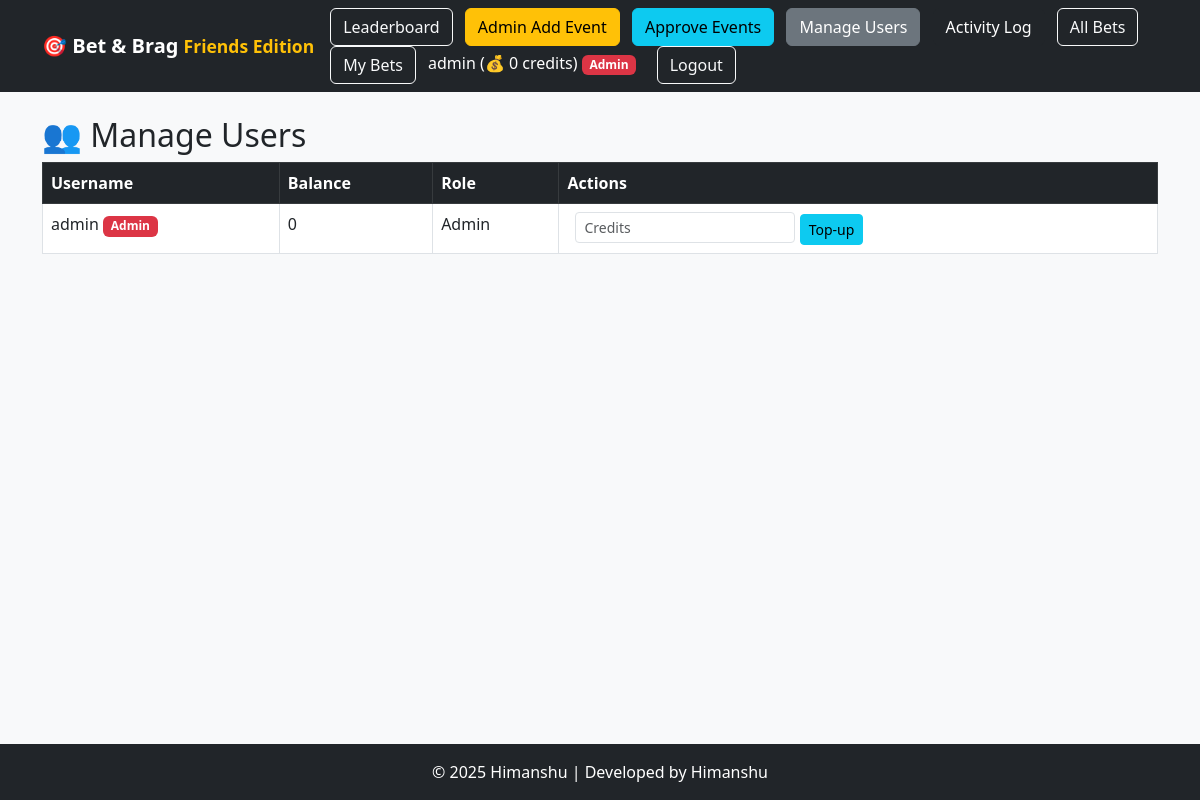
Page /manage_users (signed in) on the committed database.
### tables this page shows
CREATE TABLE users (
            id INTEGER PRIMARY KEY AUTOINCREMENT,
            username TEXT UNIQUE NOT NULL,
            password TEXT NOT NULL,
            balance INTEGER DEFAULT 1000,
            is_admin INTEGER DEFAULT 0
        );

### app.py (the view)
@app.route("/manage_users")
def manage_users():
    if not session.get("is_admin"):
        flash("Admin access only!")
        return redirect(url_for("index"))
    users = get_db().execute("SELECT id, username, balance, is_admin FROM users").fetchall()
    return render_template("manage_users.html", users=users)

### app.py (called while the page is built)
def get_db():
    conn = sqlite3.connect(DB)
    conn.row_factory = sqlite3.Row
    return conn

### templates/manage_users.html (shortened to what this page needs)
{% extends "layout.html" %}
{% block content %}
<h2>👥 Manage Users</h2>
<table class="table table-bordered">
    <thead class="table-dark">
        <tr>
            <th>Username</th>
            <th>Balance</th>
            <th>Role</th>
            <th>Actions</th>
        </tr>
    </thead>
    <tbody>
        {% for user in users %}
            {% set is_target = request.args.get("target_id") and request.args.get("target_id")|int == user.id %}
            <tr class="{% if is_target %}highlight-glow{% endif %}">
                <td>
                    {{ user.username }}
                    {% if user.is_admin %}
                        <span class="badge bg-danger">Admin</span>
                    {% endif %}
                </td>
                <td>{{ user.balance }}</td>
                <td>{{ 'Admin' if user.is_admin else 'User' }}</td>
                <td>
                    <form method="POST" action="{{ url_for('topup', user_id=user.id) }}" class="d-inline ms-2">
                        <input type="number" name="amount" placeholder="Credits" min="1" required
                               class="form-control form-control-sm d-inline-block w-auto">
                        <button type="submit" class="btn btn-info btn-sm">Top-up</button>
                    </form>
                </td>
            </tr>
        {% endfor %}
    </tbody>
</table>
{% endblock %}

### templates/layout.html (shortened to what this page needs)
<!DOCTYPE html>
<html>
<head>
    <link href="https://cdn.jsdelivr.net/npm/bootstrap@5.3.0/dist/css/bootstrap.min.css" rel="stylesheet">
</head>
<body class="bg-light">
<nav class="navbar navbar-expand-lg navbar-dark bg-dark">
  <div class="container">
    <a class="navbar-brand fw-bold" href="{{ url_for('index') }}">
        🎯 Bet & Brag <small class="text-warning">Friends Edition</small>
    </a>
    <div>
    <a href="{{ url_for('leaderboard') }}" class="btn btn-outline-light me-2">Leaderboard</a>
    {% if session.is_admin %}
    <a href="{{ url_for('admin_add') }}" class="btn btn-warning me-2">Admin Add Event</a>
    <a href="{{ url_for('admin_approvals') }}" class="btn btn-info me-2">Approve Events</a>
    <a href="{{ url_for('manage_users') }}" class="btn btn-secondary me-2">Manage Users</a>
    <a href="{{ url_for('activity_log') }}" class="btn btn-dark me-2">Activity Log</a>
    <a href="{{ url_for('all_bets') }}" class="btn btn-outline-light me-2">All Bets</a>
{% endif %}
    {% if session.username %}
        <a href="{{ url_for('my_bets') }}" class="btn btn-outline-light me-2">My Bets</a>
        <span class="navbar-text text-white me-3">
            {{ session.username }} (💰 {{ session.balance }} credits)
            {% if session.is_admin %}
                <span class="badge bg-danger">Admin</span>
            {% endif %}
        </span>
        <a href="{{ url_for('logout') }}" class="btn btn-outline-light">Logout</a>
    {% else %}
        <a href="{{ url_for('login') }}" class="btn btn-outline-light me-2">Login</a>
        <a href="{{ url_for('register') }}" class="btn btn-light">Register</a>
    {% endif %}
    </div>
  </div>
</nav>
<main class="container mt-4">
    {% block content %}{% endblock %}
</main>
<footer class="bg-dark text-white text-center py-3">
    © 2025 Himanshu | Developed by Himanshu
</footer>
</body>
</html>

### templates/layout.html (style rules this page uses)
html, body { height: 100%; margin: 0; display: flex; flex-direction: column; animation: fadeInPage 0.5s ease-in; }
main { flex: 1; animation: fadeInContent 0.5s ease-in-out; }
footer { flex-shrink: 0; animation: fadeInFooter 0.5s ease-in; }
nav.navbar { animation: slideDown 0.5s ease-out; }

### rows in the picture
users: username "admin", shows "Admin", balance "0", is_admin "Admin"

### other values in the picture
{{ session.balance }} "0"
